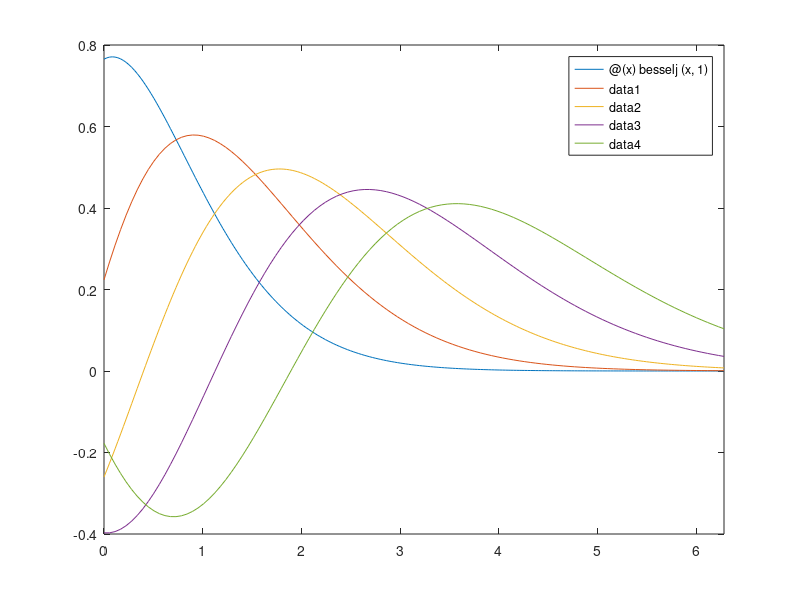

MATLAB code to generate this figure: (Note: this script raises an error after producing the figure.)

%%
% Another new feature that I really like in <http://www.mathworks.com/help/matlab/release-notes.html#R2016a R2016a> is the upgraded fplot function and
% all of the new members of the fplot family. 
%
% The <http://www.mathworks.com/help/matlab/ref/fplot.html fplot function> 
% has been around for a long time. The basic idea is that you pass it a
% function which takes X coordinates as inputs and returns Y coordinates as
% outputs. Then fplot will use that function to draw a curve.
%
fplot(@(x) sin(x))

%%
% This is really useful for getting a "quick feel" for the shape of a
% function, or a family of functions.
%
fplot(@(x) besselj(x,1),[0 2*pi])
hold on
fplot(@(x) besselj(x,2),[0 2*pi])
fplot(@(x) besselj(x,3),[0 2*pi])
fplot(@(x) besselj(x,4),[0 2*pi])
fplot(@(x) besselj(x,5),[0 2*pi])
hold off
legend show

%%
% In addition to functions, if you have the <http://www.mathworks.com/products/symbolic/
% Symbolic Math Toolbox>, fplot can also accept symbolic variables now.
% This gives it even more power. For example, I can reproduce that plot
% with a single call to fplot by calling <http://www.mathworks.com/help/matlab/ref/besselj.html besselj>
% with a symbolic variable for the domain and a vector for the order.
%
syms x
fplot(besselj(x,1:5),[0,2*pi])
legend show

%%
% The new version of fplot has a lot of nice refinements, such as the nice 
% legend entries in those last two examples.
%
% When we first showed the new fplot to Cleve, he gave it one of 
% <http://blogs.mathworks.com/cleve/2012/09/24/supremum/ his favorite functions>. 
%
% $$tan(sin(x)) + sin(tan(x))$$
%
% This is what the previous version of fplot did with that.
%
% <<http://blogs.mathworks.com/graphics/files/R2015b_tansin.png>>
%
% And here's the R2016a version.
%
fplot(@(x) tan(sin(x)) + sin(tan(x)))

%%
% As you can see, it does a better of resolving the details in those tricky
% bits. And it labeled the asymptotes for use, although it missed the one 
% at $-\pi/2$. The reason Cleve likes this function is that it's a bit of 
% a torture test!
%
% And we can get even more detail if we zoom in.
%
xlim(pi/2 + [-.2 .2])

%%
% Another big enhancement is that fplot can now do parametric curves as
% well as plotting Y as a function of X. To do this, we just pass it two 
% functions. The first function takes the parameter value as input and
% returns X coordinates. The second function takes the parameter value as
% input and returns Y coordinates.
%
% For example, I can use it to
% recreate the cubic Bézier curve from
% <http://blogs.mathworks.com/graphics/2014/10/13/bezier-curves/ this blog
% post>. This is a bit simpler than the way I did it in that post. Especially if you're
% not familiar with things like <http://www.mathworks.com/help/matlab/ref/kron.html Kronecker tensor products>.
% Note, you'll need the placelabel function I wrote in that earlier blog post.
%
clf
pt1 = [ 5;-10];
pt2 = [18; 18];
pt3 = [38; -5];
pt4 = [45; 15];
placelabel(pt1,'pt_1');
placelabel(pt2,'pt_2');
placelabel(pt3,'pt_3');
placelabel(pt4,'pt_4');
xlim([0 50])
axis equal
hold on

cubic_bezier = @(t,a,b,c,d) a*      (1-t).^3 ...
                        + 3*b*t   .*(1-t).^2 ...
                        + 3*c*t.^2.*(1-t)    ...
                        +   d*t.^3          ;

fplot(@(t)cubic_bezier(t,pt1(1),pt2(1),pt3(1),pt4(1)), ...
      @(t)cubic_bezier(t,pt1(2),pt2(2),pt3(2),pt4(2)), ...
      [0 1])

hold off

%%
% But one of the coolest features of the new version of fplot is hiding at
% the bottom of <http://www.mathworks.com/help/matlab/ref/fplot.html the
% doc page>. If you look down there, you'll see this:
%
% <html>
% <h2>See Also</h2>
% <h3>Functions</h3>
% <ul><li><a href="http://www.mathworks.com/help/matlab/ref/fcontour.html">fcontour</a></li>
% <li><a href="http://www.mathworks.com/help/matlab/ref/fmesh.html">fmesh</a></li>
% <li><a href="http://www.mathworks.com/help/matlab/ref/fplot3.html">fplot3</a></li>
% <li><a href="http://www.mathworks.com/help/matlab/ref/fsurf.html">fsurf</a></li></ul>
% </html>
%
% That's right, there's now a whole family of fplot-like functions! 
%
% Let's take a look at some of these new ones.
%
% First there's fplot3. It's used for 3D parametric curves, like the ones I
% wrote about in these earlier posts on this blog
% (<http://blogs.mathworks.com/graphics/2014/12/04/tie-a-ribbon-round-it-parametric-curves-part-1/
% link1>, <http://blogs.mathworks.com/graphics/2014/12/16/down-the-tubes/
% link2>). We just pass it 3 functions, like this:
%
fplot3(@(t) 3*cos(t)+cos(10*t).*cos(t), ...
       @(t) 3*sin(t)+cos(10*t).*sin(t), ...
       @(t) sin(10*t))
daspect([1 1 1])

%%
% Here's another of my favorite 3D parametric curves. It's commonly known 
% as the <http://paulbourke.net/geometry/baseball baseball curve>.
%
a = .4;
xfcn = @(t)sin(pi/2-(pi/2-a)*cos(t)).*cos(t/2+a*sin(2*t));
yfcn = @(t)sin(pi/2-(pi/2-a)*cos(t)).*sin(t/2+a*sin(2*t));
zfcn = @(t)cos(pi/2-(pi/2-a)*cos(t));

fplot3(xfcn,yfcn,zfcn,[0 4*pi])
axis equal

%%
% There's also the new <http://www.mathworks.com/help/matlab/ref/fsurf.html fsurf function>. 
% This means that instead of calling peaks to generate arrays of data ...
%
[x,y,z] = peaks;

%%
% ... and then passing that data to surf, ...
surf(x,y,z)
xlim([-3 3])
ylim([-3 3])
title('surf(peaks)')

%%
% I can just call fsurf with a handle to the peaks function. 
%
fsurf(@(x,y) peaks(x,y),[-3 3 -3 3])
title('fsurf(@(x,y) peaks(x,y))')

%%
% This results in a very similar picture, but look what happens when we zoom in.
%
% <<fsurf_zoom_animation.gif>>
%
% It's regenerating the mesh on the fly during the zoom. With the surf
% command, we'd only get the resolution of our original call to peaks.
%
% <<surf_zoom_animation.gif>>
%
% This makes the fplot family really useful for exploring a function with
% pan and zoom.
%

%%
% All of the functions I've used so far have been simple enough to write as
% anonymous functions. But sometimes you'll want to use more complex
% functions. For example, I've turned the parametric equation for the 
% <http://www.kleinbottle.com/ Klein bottle> into the 
% following set of functions:
%
%   function x = klein_xfcn(u,v)
%     mask1 = u<pi;
%     mask2 = ~mask1;
%     r = klein_rfcn(u);
%     x = zeros(size(u));
%     x(mask1) = 6*cos(u(mask1)).*(1+sin(u(mask1))) + r(mask1).*cos(u(mask1)).*cos(v(mask1));
%     x(mask2) = 6*cos(u(mask2)).*(1+sin(u(mask2))) + r(mask2).*cos(v(mask2)+pi);
%
%   function y = klein_yfcn(u,v)
%     mask1 = u<pi;
%     mask2 = ~mask1;
%     r = klein_rfcn(u);
%     y = zeros(size(u));
%     y(mask1) = 16*sin(u(mask1)) + r(mask1).*sin(u(mask1)).*cos(v(mask1));
%     y(mask2) = 16*sin(u(mask2));
%
%   function z = klein_zfcn(u,v)
%     r = klein_rfcn(u);
%     z = r.*sin(v);
% April 20 2016

%   function r = klein_rfcn(u)
%     r = 4*(1-cos(u)/2);
%

%%
% And now I can use fsurf to make a Klein bottle.
%
h = fsurf(@klein_xfcn,@klein_yfcn,@klein_zfcn,[0 2*pi 0 2*pi]);
camlight
axis equal
title('Klein Bottle')

%%
% And we can get a better idea of its shape by making it partially transparent.
%
h.EdgeColor = 'none';
h.FaceColor = [.929 .694 .125];
h.FaceAlpha = .5;
set(gca,'Projection','perspective')

%%
% There are a lot of goodies to play with in these functions, aren't there?
% And we haven't even talked about
% <http://www.mathworks.com/help/matlab/ref/fmesh.html fmesh> and 
% <http://www.mathworks.com/help/matlab/ref/fcontour.html fcontour>.
%


%%
% _Copyright 2016 The MathWorks, Inc._

